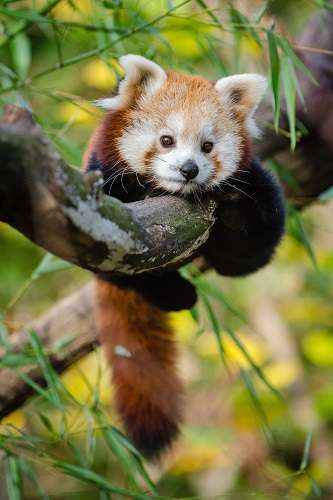
#> input picture rebot_study_cv/pic/bear500x333.jpg, 333 x 500 px, found by its file name
$ jupyter execute --allow-errors chapter2_image_introduction.ipynb
#> lines starting #> are read from the running program, lines starting #| are printed output that depends on the picture; after the words box and inside, x2 and y2 are one past the last pixel; in counts of white or black regions, pixels touching at a corner belong together
## 0. 教程大纲

### 0.1 图像基础
- 矩阵
- 分辨率
- 8位整型图像
- 浮点数图像

### 0.2 通道分离与合并
```python
b, g, r = cv.split(img)
img_new = cv.merge([b, g, r])
```

### 0.3 彩色图转灰度图
```python
img_gray = cv.cvtColor(img, cv.COLOR_BGR2GRAY)
```

### 0.4 二值化图像
```python
_, img_bin = cv.threshold(img_gray, th1, th2, cv.THRESH_BINARY)
```

### 0.5 图像运算
```python
img = cv.add(img1, img2)
img = cv.addWeighted(img1, alpha, img2, beta, gamma)
img = cv.subtract(img1, img2)
img = cv.multiply(img1, img2)
img = cv.divide(img1, img2)
```

### 0.6 图像像素非线性变换
```python
img = cv.convertScaleAbs(img, alpha=1, beta=0)
```
$$
s = b + kr
$$

$$
s = a + \frac{ln(r+1)}{b}
$$

$$
s = cr^\gamma
$$

[cell 1]
import cv2 as cv
import numpy as np
import matplotlib.pyplot as plt

[cell 2]
def show(img):
    if img.ndim == 2:
        plt.imshow(img, cmap='gray')
    else:
        plt.imshow(cv.cvtColor(img, cv.COLOR_BGR2RGB))
    plt.show()

## 所学函数

[cell 3]
## 1. 图像读取
img = cv.imread()

## 2. 彩色图转灰度图
#> (the rest of this cell did not finish here and is left out)

## 2. 图像基本知识

### 2.1 自定义图像

[cell 4]
b = np.array([
    [0, 127, 255],
    [255, 0, 255],
    [10, 50, 100]
], dtype=np.uint8)

g = b.T
r = b - g

# show(b)
show(cv.merge([b, g, r]))

# cv.imwrite()

### 2.2 三种常见图像相互转换

[cell 5]
# 读取彩色图
img = cv.imread('pic/bear500x333.jpg')
#> img is the input picture: shape (500, 333, 3); mean B, G, R 66.4, 113.6, 115.6
# print(img)
show(img)

[cell 6]
# 读取灰度图
# img_gray = cv.imread('pic/cat200x192.jpg', 0)
img_gray = cv.cvtColor(img, cv.COLOR_BGR2GRAY)
show(img_gray)

[cell 7]
# 二值化图像
_, img_bin = cv.threshold(img_gray, 150, 255, cv.THRESH_BINARY)
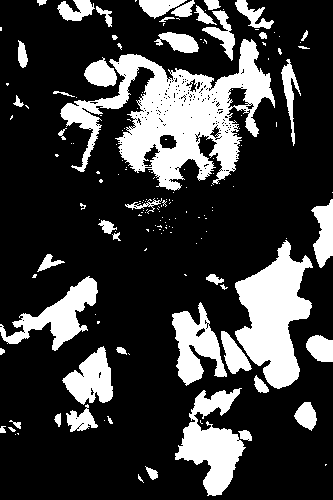
#> img_bin: shape (500, 333); 23.7% white; 167 white regions (118 under 20 px), largest, box (x1, y1, x2, y2) and area: (60, 39, 275, 191) 13096, (235, 240, 313, 389) 6419, (175, 388, 246, 496) 3645
show(img_bin)

[cell 8]
# 保存图像
cv.imwrite('pic/bear_gray.jpg', img_gray)
cv.imwrite('pic/bear_bin.jpg', img_bin)
#> Out = True

### 2.2 通道分离与合并

[cell 9]
# 分离BGR通道

# r = img[:,:,0]
b, g, r = cv.split(img)
# b.shape
show(r)

[cell 10]
# 合并BGR通道
img_new = cv.merge([b, g, r])
show(img_new)

[cell 11]
# rgb转灰度图
img_gray2 = 0.114*b + 0.587*g + 0.299*r
# img_gray2 = (0.299*r + 0.587*g + 0.114*b).astype(np.uint8)
show(img_gray2)

## 2. 加减乘除

[cell 12]
bg = cv.imread('pic/line500x500.jpg', 0)
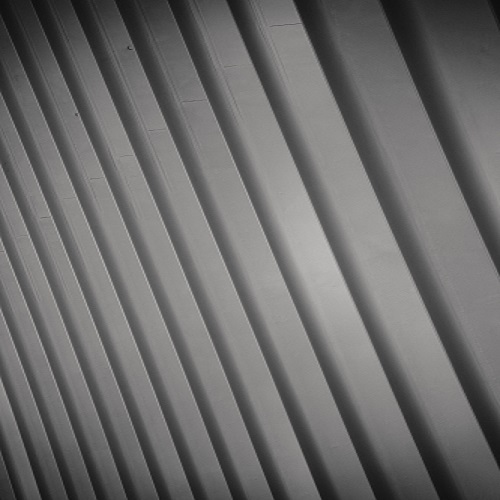
#> input picture rebot_study_cv/资料/数字图像处理-代码/scripts/pic/line500x500.jpg, 500 x 500 px
#> bg: shape (500, 500); min 14, max 188, mean 107.9
ob = cv.imread('pic/hedgehog500x500.jpg', 0)
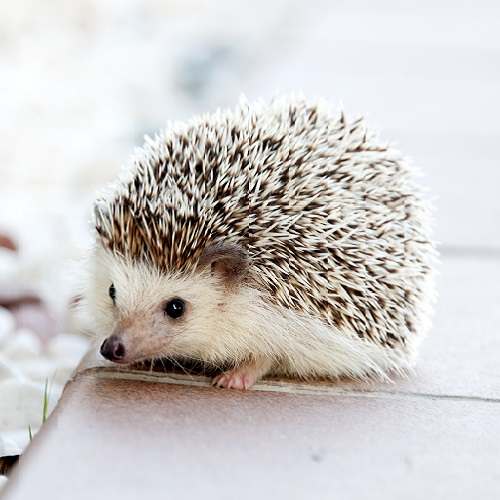
#> input picture rebot_study_cv/资料/数字图像处理-代码/scripts/pic/hedgehog500x500.jpg, 500 x 500 px
#> ob: shape (500, 500); min 0, max 255, mean 204.7

show(np.hstack([bg, ob]))

[cell 13]
# 图像相加
# img_add = cv.add(bg*0.5, ob*0.5)
img_add = bg * 0.5 + ob * 0.5
show(img_add)

[cell 14]
# 图像相减
# img_sub = img_add - bg * 0.5
img_sub = cv.subtract(img_add, bg * 0.5)
show(img_sub)

[cell 15]
# 图像相乘
mask = cv.imread('pic/mask500x500.jpg', 0)
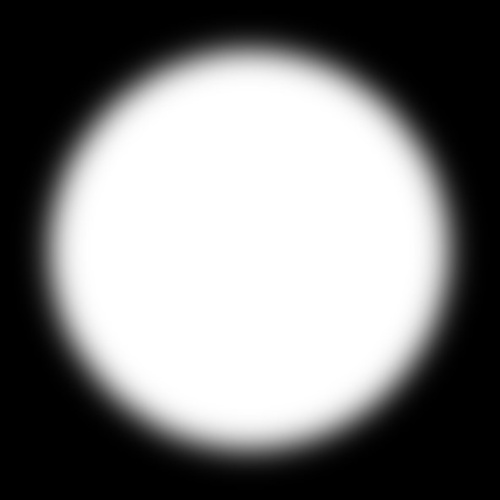
#> input picture rebot_study_cv/资料/数字图像处理-代码/scripts/pic/mask500x500.jpg, 500 x 500 px
#> mask is the input picture: shape (500, 500); min 0, max 255, mean 126.4
# mask /= 255

show(np.hstack([ob, mask]))

[cell 16]
img_mul = cv.multiply(ob/1.0, mask/255)
show(img_mul)

[cell 17]
# 图像相除

ob_noise = cv.imread('pic/hedgehog_noise_500x500.jpg', 0)
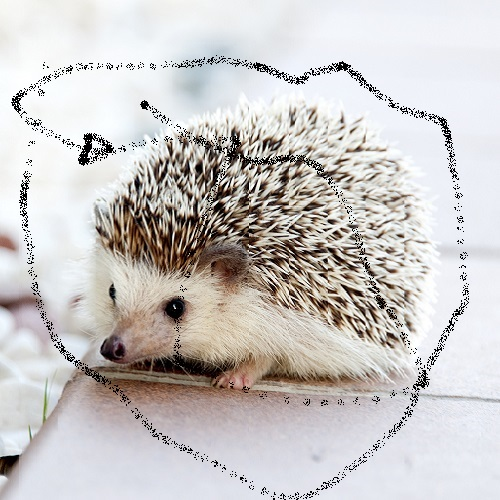
#> input picture rebot_study_cv/资料/数字图像处理-代码/scripts/pic/hedgehog_noise_500x500.jpg, 500 x 500 px
#> ob_noise: shape (500, 500); min 0, max 255, mean 199.9
show(np.hstack([ob, ob_noise]))

[cell 18]
img_div = cv.divide(ob, ob_noise+1)
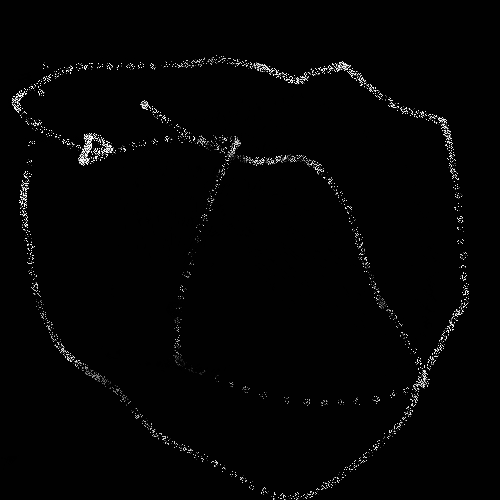
#> img_div: shape (500, 500); min 0, max 255, mean 4.6
show(img_div)

[cell 19]
cv.imwrite('pic/img_divide.jpg', np.hstack([ob, ob_noise, img_div]))
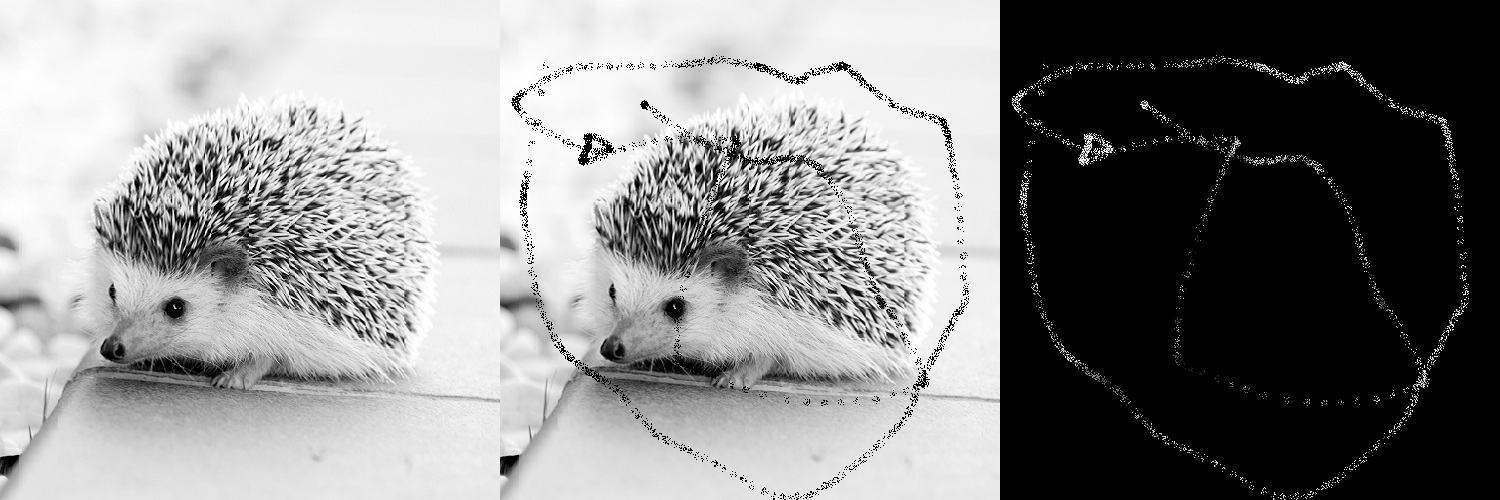
#> saved as img_divide.jpg: shape (500, 1500); min 0, max 255, mean 136.4
#> Out = True

[cell 20]
# 实例
bg = cv.imread('pic/petal500x500.jpg')
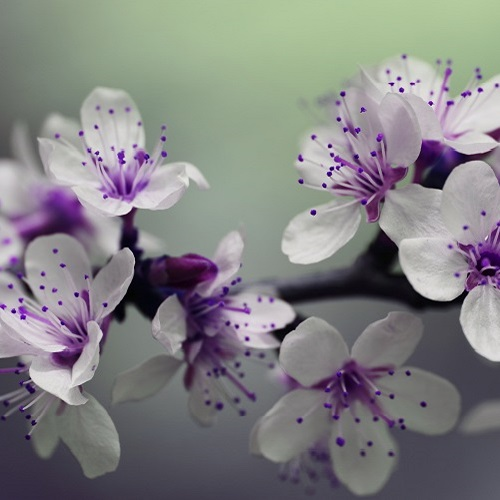
#> input picture rebot_study_cv/资料/数字图像处理-代码/scripts/pic/petal500x500.jpg, 500 x 500 px
#> bg is the input picture: shape (500, 500, 3); mean B, G, R 130.5, 129.6, 130.2
ob = cv.imread('pic/hedgehog500x500.jpg')
#> ob is the input picture: shape (500, 500, 3); mean B, G, R 202.6, 203.9, 207.3
mask = cv.imread('pic/mask500x500.jpg')

show(np.hstack([bg, ob, mask]))

[cell 21]
ob_select = np.float32(ob/1.0) * np.float32(mask/255.0)
show(np.uint8(ob_select))

[cell 22]
bg_select = np.float32(bg/1.0) * np.float32(1-mask/255.0)
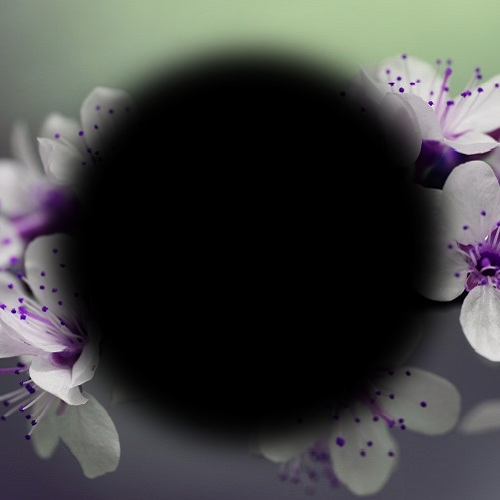
#> bg_select: shape (500, 500, 3) float32; mean B, G, R 65.1, 66.1, 65.3
show(np.uint8(bg_select))

[cell 23]
nice = cv.add(ob_select*0.8, bg_select).astype(np.uint8)
show(nice)

[cell 24]
cv.imwrite('pic/image_mix.jpg', np.hstack([bg, ob, nice]))
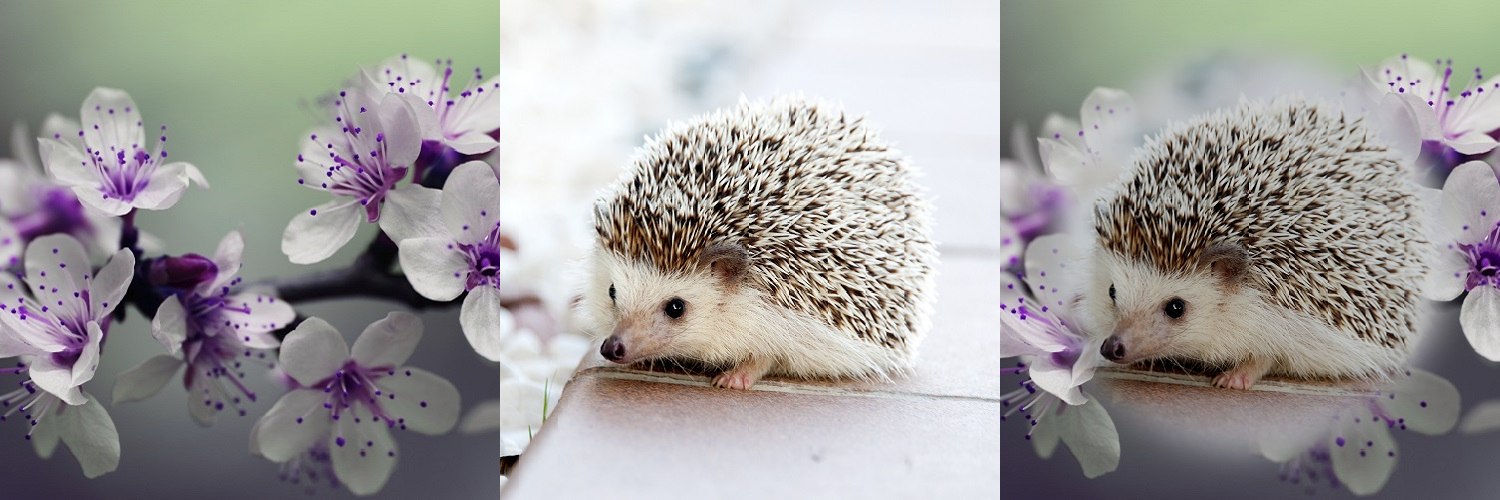
#> saved as image_mix.jpg: shape (500, 1500, 3); mean B, G, R 155.3, 156.6, 158.8
#> Out = True
